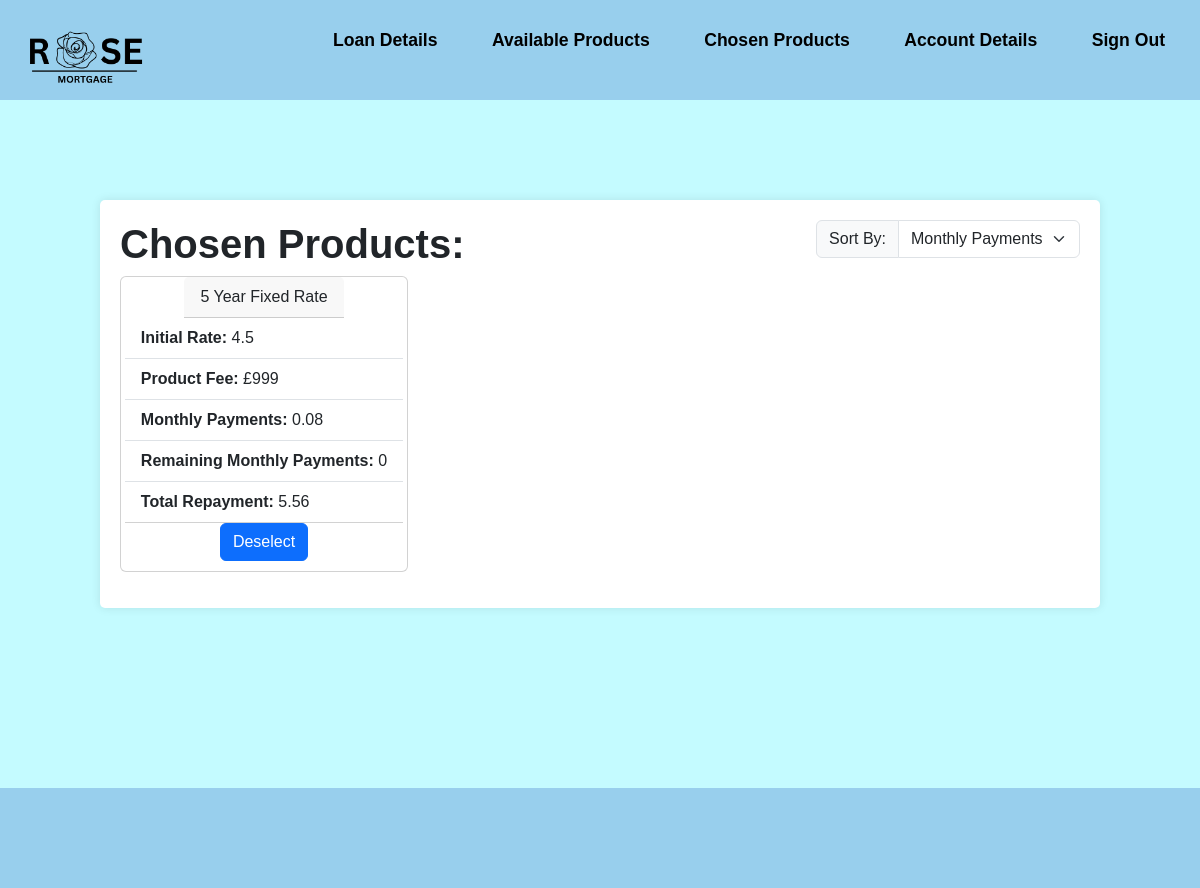
The page /MemberChosenProducts.php (signed in) on the database as committed earlier.
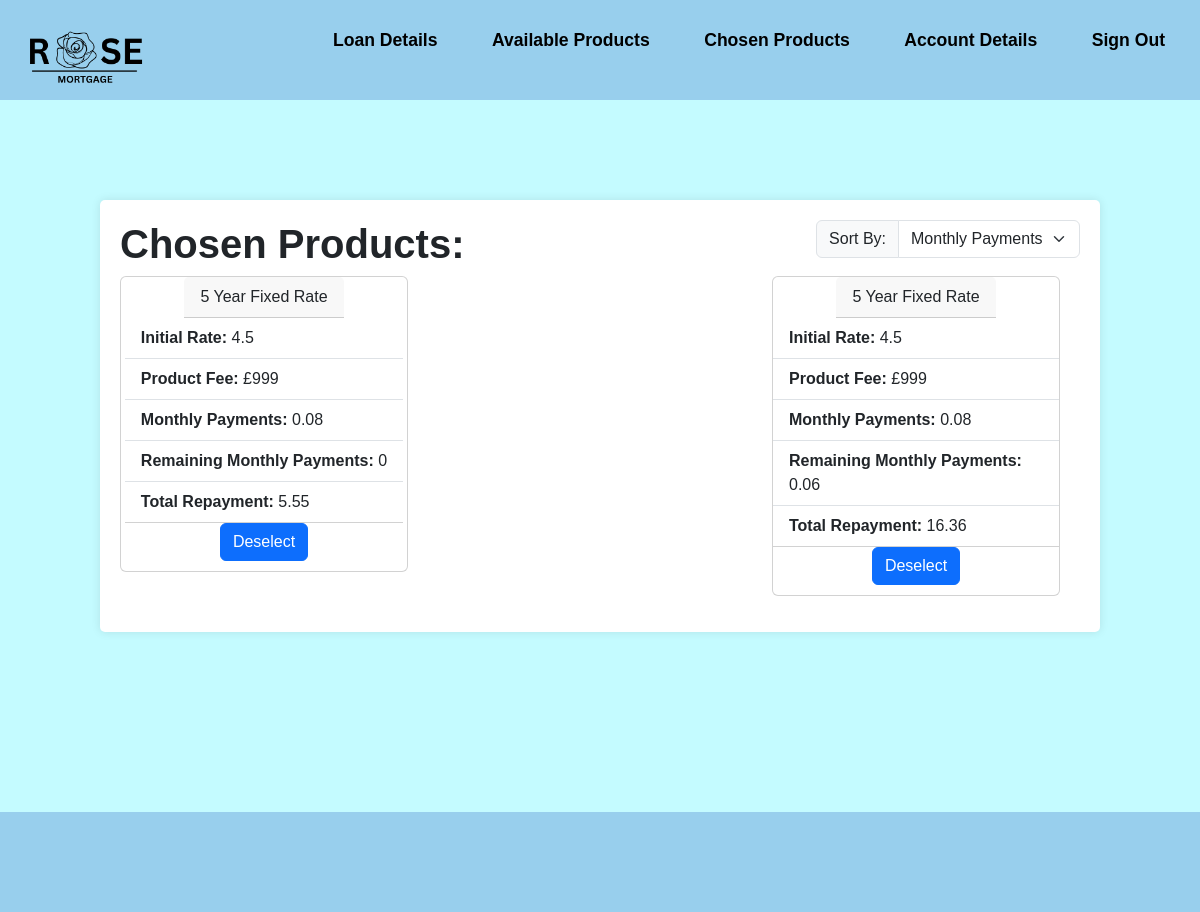
The same page on the database as committed later.
### tables this page shows
CREATE TABLE "Quote" (
	"Quote_ID"	INTEGER NOT NULL,
	"Product_ID"	INTEGER NOT NULL,
	"RegisteredUser_ID"	INTEGER NOT NULL,
	"initial_monthly_repayments"	INTEGER NOT NULL,
	"secondary_monthly_repayments"	INTEGER,
	"total_repayment"	INTEGER NOT NULL,
	"product_starred"	INTEGER NOT NULL,
	PRIMARY KEY("Quote_ID" AUTOINCREMENT),
	FOREIGN KEY("Product_ID") REFERENCES "Product"("Product_ID"),
	FOREIGN KEY("RegisteredUser_ID") REFERENCES "RegisteredUser"("RegisteredUser_ID"),
	FOREIGN KEY("Quote_ID") REFERENCES "Quote"("Quote_ID")
);

CREATE TABLE "Product" (
	"Product_ID"	INTEGER NOT NULL,
	"Broker_ID"	INTEGER NOT NULL,
	"YearRate"	INTEGER NOT NULL,
	"ProductType"	TEXT NOT NULL,
	"expected_income"	INTEGER NOT NULL,
	"expected_outgoings"	INTEGER NOT NULL,
	"expected_credit_score"	INTEGER NOT NULL,
	"initial_interest_rate"	REAL NOT NULL,
	"secondary_interest_rate"	REAL NOT NULL,
	"ProductFee"	INTEGER NOT NULL,
	"mtv_ratio"	REAL NOT NULL,
	"aDraft"	INTEGER NOT NULL,
	FOREIGN KEY("Broker_ID") REFERENCES "Broker"("Broker_ID"),
	PRIMARY KEY("Product_ID" AUTOINCREMENT)
);

CREATE TABLE "financialdetails" (
	"financial_ID"	INTEGER,
	"RegisteredUser_ID"	INTEGER NOT NULL,
	"annual_income"	INTEGER NOT NULL,
	"additional_income_amount"	INTEGER NOT NULL,
	"total_balance"	INTEGER NOT NULL,
	"other_commitments"	TEXT NOT NULL,
	"monthly_spending_amounts"	INTEGER NOT NULL,
	"credit_score"	TEXT NOT NULL,
	"mortgage_reason"	TEXT NOT NULL,
	"estimated_property_value"	INTEGER NOT NULL,
	"borrow_amount"	INTEGER NOT NULL,
	"mortgage_term"	INTEGER NOT NULL,
	PRIMARY KEY("financial_ID" AUTOINCREMENT),
	FOREIGN KEY("RegisteredUser_ID") REFERENCES "RegisteredUser"("RegisteredUser_ID")
);

### MemberChosenProducts.php (the view, shortened to what this page needs)
<?php
require_once 'connection.php';
$RegisteredUser_ID = $_SESSION['RegisteredUser_ID'];
$sql = "SELECT *
        FROM Quote
        LEFT JOIN RegisteredUser ON (Quote.RegisteredUser_ID = RegisteredUser.RegisteredUser_ID)
        LEFT JOIN Product ON (Quote.Product_ID = Product.Product_ID)
        LEFT JOIN financialdetails ON (financialdetails.RegisteredUser_ID = RegisteredUser.RegisteredUser_ID)
        WHERE product_starred = 1
        AND RegisteredUser.RegisteredUser_ID = :registered_user_id
        ";
$statement = $db->prepare($sql);
$statement->bindParam(':registered_user_id', $RegisteredUser_ID);
$statement->execute();
?>
<!DOCTYPE html>
<html lang="en">
<head>
    <link rel="stylesheet"
        href="https://cdn.jsdelivr.net/npm/bootstrap@5.3.2/dist/css/bootstrap.min.css"
>
    <link rel="stylesheet" href="style.css">
</head>
<body>
    <header class="flex-container">
        <a href="MemberViewProducts.php"> <img src="Assets/logo.png" alt="Rose Mortgage"> </a>
        <div>
            <ul class="nav-links">
                <li><a href="Loan-details.php">Loan Details</a></li>
                <li><a href="MemberViewProducts.php">Available Products</a></li>
                <li><a href="MemberChosenProducts.php">Chosen Products</a></li>
                <li><a href="MemberAccountDetails.php">Account Details</a></li>
                <li><a href="home.php">Sign Out</a></li>
            </ul>
        </div>
    </header>
    <div class="largecontainer">
        <div class="flex-container">
            <div>
                <h1><b>Chosen Products:</b></h1>
            </div>
            <div>
                <div class="input-group mb-3">
                    <label class="input-group-text" for="inputGroupSelect01">Sort By:</label>
                    <select class="form-select" id="inputGroupSelect01">
                        <option selected>Monthly Payments</option>
                    </select>
                </div>
            </div>
        </div>
        <div class="flex-table">
            <?php while ($row = $statement->fetch(PDO::FETCH_ASSOC)) {
                $initialmonthlyInterestRate = $row["initial_interest_rate"] / 100/ 12;
                $initialmonths = $row["YearRate"]*12;
                $initialmonthlyPayments = $row["initial_interest_rate"] * ($initialmonthlyInterestRate * pow((1 + $initialmonthlyInterestRate), $initialmonths)) / (pow((1 + $initialmonthlyInterestRate), $initialmonths) - 1);
                $initialrounded = round($initialmonthlyPayments,2);
                $secondarymonthlyInterestRate = $row["secondary_interest_rate"] / 100/ 12;
                $leftovermonths = ($row["mortgage_term"] - $row["YearRate"]) * 12;
                $secondarymonthlyPayments = $row["secondary_interest_rate"] * ($secondarymonthlyInterestRate * pow((1 + $secondarymonthlyInterestRate), $leftovermonths)) / (pow((1 + $secondarymonthlyInterestRate), $leftovermonths) - 1);
                $secondaryrounded = round($secondarymonthlyPayments,2);
                $totalpayment = ($initialmonths * $initialmonthlyPayments) + ($leftovermonths * $secondarymonthlyPayments);
                $totalpaymentrounded = round($totalpayment,2);
                ?>
                <div class="card" style="width: 18rem;">
                    <div class="card-header">
                        <?php echo $row["YearRate"] . " Year " . $row["ProductType"]; ?>
                    </div>
                    <ul class="list-group list-group-flush">
                        <li class="list-group-item"><b>Initial Rate: </b><?php echo $row["initial_interest_rate"]; ?></li>
                        <li class="list-group-item"><b>Product Fee: </b><?php echo $row["ProductFee"]; ?></li>
                        <li class="list-group-item"><b>Monthly Payments: </b><?php echo $initialrounded; ?></li>
                        <li class="list-group-item"><b>Remaining Monthly Payments: </b><?php echo $secondaryrounded; ?></li>
                        <li class="list-group-item"><b>Total Repayment: </b><?php echo $totalpaymentrounded; ?></li>
                    </ul>
                    <form method="post" action="">
                        <button type="submit" name="deselect" class="btn btn-primary">Deselect</button>
                    </form>
                </div>
            <?php } ?>
        </div>
    </div>
    <footer>
    </footer>
</body>
</html>

### style.css (style rules this page uses)
* { margin: 0; padding: 0; text-decoration: none; font-family: Arial, Helvetica, sans-serif; box-sizing: border-box; list-style: none; }
a { color: #000; text-decoration: none; }
header { background-color: #98CFED; padding: 10px; color: black; height: 100px; width: 100%; top: 0; display: flex; justify-content: flex-start; align-items: center; z-index: 1000; }
.nav-links li { display: inline-block; position: relative; margin: 0 25px; }
.nav-links li a { font-weight: bold; font-size: 1.1rem; text-decoration: none; color: black; }
.nav-links li::after { content: ''; width: 0%; height: 2px; background: #000; display: block; margin: auto; position: absolute; top: 100%; left: 50%; transform: translate(-50%); transition: 0.7s; }
header img { width: 150px; height: auto; }
body { background-color: #c4fbff; display: flex; flex-direction: column; min-height: 100vh; }
input[type="number"], button { width: 100%; padding: 10px; margin-bottom: 10px; border-radius: 3px; border: 1px solid #ccc; }
button { background-color: #007BFF; color: #fff; cursor: pointer; }
.card { height: 100%; display: flex; justify-content: center; align-items: center; }
ul { flex: 1; margin-bottom: 20px; }
ul li { list-style-type: disc; }
.largecontainer { width: 1000px; margin: 100px auto 80px; padding: 20px; background-color: #fff; border-radius: 5px; box-shadow: 0 0 10px rgba(0, 0, 0, 0.1); }
.flex-container { display: flex; flex-direction: row; justify-content:space-between; }
.flex-table { display:flex; flex-direction: row; flex-wrap: wrap; align-content: flex-start; justify-content: space-between; margin-right: 20px; margin-bottom: 1em; }
label { display: block; font-weight: bold; }
.input-group { margin-bottom: 20px; }
footer { background-color: #98CFED; padding: 10px; color: black; height: 100px; width: 100%; bottom: 0; z-index: 1000; margin-top: 100px; }

Rows that differ between the two databases and show on the page:
changed through a linked row, quote (number 1 of 2 on the later page): Product_ID.secondary_interest_rate "5.56" → "5.55"
added quote: Product_ID.YearRate "5", Product_ID.ProductType "Fixed Rate", Product_ID.initial_interest_rate "4.5", Product_ID.ProductFee "£999", Product_ID.YearRate "0.08", Product_ID.YearRate "0.06", Product_ID.secondary_interest_rate "16.36"
